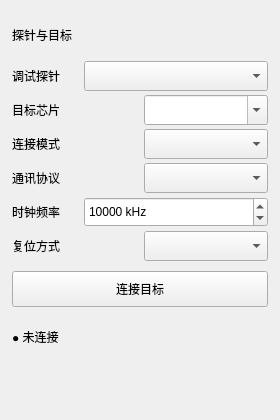
<?xml version="1.0" encoding="UTF-8"?>
<ui version="4.0">
 <class>ProbePanel</class>
 <widget class="QFrame" name="ProbePanel">
  <property name="geometry">
   <rect>
    <x>0</x>
    <y>0</y>
    <width>280</width>
    <height>420</height>
   </rect>
  </property>
  <layout class="QVBoxLayout" name="rootLayout">
   <property name="leftMargin">
    <number>12</number>
   </property>
   <property name="topMargin">
    <number>12</number>
   </property>
   <property name="rightMargin">
    <number>12</number>
   </property>
   <property name="bottomMargin">
    <number>12</number>
   </property>
   <property name="spacing">
    <number>4</number>
   </property>
   <item>
    <widget class="QLabel" name="panelTitle">
     <property name="text">
      <string>探针与目标</string>
     </property>
    </widget>
   </item>
   <item>
    <layout class="QHBoxLayout" name="rowProbe">
     <property name="spacing">
      <number>8</number>
     </property>
     <item>
      <widget class="QLabel" name="lblProbe">
       <property name="minimumSize">
        <size>
         <width>64</width>
         <height>0</height>
        </size>
       </property>
       <property name="text">
        <string>调试探针</string>
       </property>
      </widget>
     </item>
     <item>
      <widget class="QComboBox" name="probeCombo">
       <property name="minimumSize">
        <size>
         <width>0</width>
         <height>30</height>
        </size>
       </property>
       <property name="sizePolicy">
        <sizepolicy hsizetype="Expanding" vsizetype="Fixed">
         <horstretch>0</horstretch>
         <verstretch>0</verstretch>
        </sizepolicy>
       </property>
      </widget>
     </item>
    </layout>
   </item>
   <item>
    <layout class="QHBoxLayout" name="rowTarget">
     <property name="spacing">
      <number>8</number>
     </property>
     <item>
      <widget class="QLabel" name="lblTarget">
       <property name="minimumSize">
        <size>
         <width>64</width>
         <height>0</height>
        </size>
       </property>
       <property name="text">
        <string>目标芯片</string>
       </property>
      </widget>
     </item>
     <item>
      <widget class="QComboBox" name="targetCombo">
       <property name="minimumSize">
        <size>
         <width>0</width>
         <height>30</height>
        </size>
       </property>
       <property name="editable">
        <bool>true</bool>
       </property>
       <property name="insertPolicy">
        <enum>QComboBox::NoInsert</enum>
       </property>
      </widget>
     </item>
    </layout>
   </item>
   <item>
    <layout class="QHBoxLayout" name="rowMode">
     <property name="spacing">
      <number>8</number>
     </property>
     <item>
      <widget class="QLabel" name="lblMode">
       <property name="minimumSize">
        <size>
         <width>64</width>
         <height>0</height>
        </size>
       </property>
       <property name="text">
        <string>连接模式</string>
       </property>
      </widget>
     </item>
     <item>
      <widget class="QComboBox" name="modeCombo">
       <property name="minimumSize">
        <size>
         <width>0</width>
         <height>30</height>
        </size>
       </property>
      </widget>
     </item>
    </layout>
   </item>
   <item>
    <layout class="QHBoxLayout" name="rowProtocol">
     <property name="spacing">
      <number>8</number>
     </property>
     <item>
      <widget class="QLabel" name="lblProtocol">
       <property name="minimumSize">
        <size>
         <width>64</width>
         <height>0</height>
        </size>
       </property>
       <property name="text">
        <string>通讯协议</string>
       </property>
      </widget>
     </item>
     <item>
      <widget class="QComboBox" name="protocolCombo">
       <property name="minimumSize">
        <size>
         <width>0</width>
         <height>30</height>
        </size>
       </property>
      </widget>
     </item>
    </layout>
   </item>
   <item>
    <layout class="QHBoxLayout" name="rowFreq">
     <property name="spacing">
      <number>8</number>
     </property>
     <item>
      <widget class="QLabel" name="lblFreq">
       <property name="minimumSize">
        <size>
         <width>64</width>
         <height>0</height>
        </size>
       </property>
       <property name="text">
        <string>时钟频率</string>
       </property>
      </widget>
     </item>
     <item>
      <widget class="QSpinBox" name="freqSpin">
       <property name="sizePolicy">
        <sizepolicy hsizetype="Expanding" vsizetype="Fixed">
         <horstretch>0</horstretch>
         <verstretch>0</verstretch>
        </sizepolicy>
       </property>
       <property name="minimumSize">
        <size>
         <width>0</width>
         <height>30</height>
        </size>
       </property>
       <property name="suffix">
        <string> kHz</string>
       </property>
       <property name="minimum">
        <number>0</number>
       </property>
       <property name="maximum">
        <number>50000</number>
       </property>
       <property name="singleStep">
        <number>100</number>
       </property>
       <property name="specialValueText">
        <string>默认</string>
       </property>
       <property name="value">
        <number>10000</number>
       </property>
      </widget>
     </item>
    </layout>
   </item>
   <item>
    <layout class="QHBoxLayout" name="rowReset">
     <property name="spacing">
      <number>8</number>
     </property>
     <item>
      <widget class="QLabel" name="lblReset">
       <property name="minimumSize">
        <size>
         <width>64</width>
         <height>0</height>
        </size>
       </property>
       <property name="text">
        <string>复位方式</string>
       </property>
      </widget>
     </item>
     <item>
      <widget class="QComboBox" name="resetCombo">
       <property name="minimumSize">
        <size>
         <width>0</width>
         <height>30</height>
        </size>
       </property>
      </widget>
     </item>
    </layout>
   </item>
   <item>
    <spacer name="sp3">
     <property name="orientation">
      <enum>Qt::Vertical</enum>
     </property>
     <property name="sizeType">
      <enum>QSizePolicy::Fixed</enum>
     </property>
     <property name="sizeHint" stdset="0">
      <size>
       <width>0</width>
       <height>6</height>
      </size>
     </property>
    </spacer>
   </item>
   <item>
    <widget class="QPushButton" name="connectBtn">
     <property name="minimumSize">
      <size>
       <width>0</width>
       <height>36</height>
      </size>
     </property>
     <property name="text">
      <string>连接目标</string>
     </property>
    </widget>
   </item>
   <item>
    <spacer name="sp4">
     <property name="orientation">
      <enum>Qt::Vertical</enum>
     </property>
     <property name="sizeType">
      <enum>QSizePolicy::Fixed</enum>
     </property>
     <property name="sizeHint" stdset="0">
      <size>
       <width>0</width>
       <height>4</height>
      </size>
     </property>
    </spacer>
   </item>
   <item>
    <widget class="QLabel" name="statusLabel">
     <property name="text">
      <string>● 未连接</string>
     </property>
    </widget>
   </item>
   <item>
    <widget class="QLabel" name="detailLabel">
     <property name="text">
      <string/>
     </property>
     <property name="wordWrap">
      <bool>true</bool>
     </property>
    </widget>
   </item>
  </layout>
 </widget>
 <resources/>
 <connections/>
</ui>
